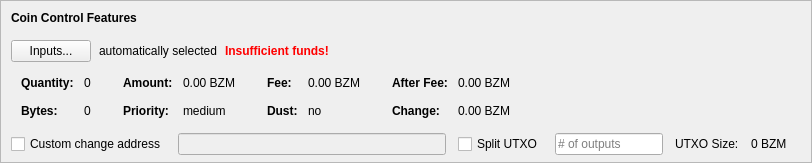
    <widget class="QFrame" name="frameCoinControl">
     <property name="sizePolicy">
      <sizepolicy hsizetype="Expanding" vsizetype="Expanding">
       <horstretch>0</horstretch>
       <verstretch>0</verstretch>
      </sizepolicy>
     </property>
     <property name="maximumSize">
      <size>
       <width>16777215</width>
       <height>16777215</height>
      </size>
     </property>
     <property name="frameShape">
      <enum>QFrame::StyledPanel</enum>
     </property>
     <property name="frameShadow">
      <enum>QFrame::Sunken</enum>
     </property>
     <layout class="QVBoxLayout" name="verticalLayoutCoinControl2">
      <property name="spacing">
       <number>0</number>
      </property>
      <property name="leftMargin">
       <number>0</number>
      </property>
      <property name="topMargin">
       <number>0</number>
      </property>
      <property name="rightMargin">
       <number>0</number>
      </property>
      <property name="bottomMargin">
       <number>6</number>
      </property>
      <item>
       <layout class="QVBoxLayout" name="verticalLayoutCoinControl" stretch="0,0,0,0,1">
        <property name="spacing">
         <number>0</number>
        </property>
        <property name="leftMargin">
         <number>10</number>
        </property>
        <property name="topMargin">
         <number>10</number>
        </property>
        <item>
         <layout class="QHBoxLayout" name="horizontalLayoutCoinControl1">
          <property name="bottomMargin">
           <number>15</number>
          </property>
          <item>
           <widget class="QLabel" name="labelCoinControlFeatures">
            <property name="sizePolicy">
             <sizepolicy hsizetype="Preferred" vsizetype="Maximum">
              <horstretch>0</horstretch>
              <verstretch>0</verstretch>
             </sizepolicy>
            </property>
            <property name="font">
             <font>
              <weight>75</weight>
              <bold>true</bold>
             </font>
            </property>
            <property name="styleSheet">
             <string notr="true">font-weight:bold;</string>
            </property>
            <property name="text">
             <string>Coin Control Features</string>
            </property>
           </widget>
          </item>
         </layout>
        </item>
        <item>
         <layout class="QHBoxLayout" name="horizontalLayoutCoinControl2" stretch="0,0,0,0">
          <property name="spacing">
           <number>8</number>
          </property>
          <property name="bottomMargin">
           <number>10</number>
          </property>
          <item>
           <widget class="QPushButton" name="pushButtonCoinControl">
            <property name="styleSheet">
             <string notr="true"/>
            </property>
            <property name="text">
             <string>Inputs...</string>
            </property>
            <property name="autoDefault">
             <bool>false</bool>
            </property>
           </widget>
          </item>
          <item>
           <widget class="QLabel" name="labelCoinControlAutomaticallySelected">
            <property name="text">
             <string>automatically selected</string>
            </property>
            <property name="margin">
             <number>5</number>
            </property>
           </widget>
          </item>
          <item>
           <widget class="QLabel" name="labelCoinControlInsuffFunds">
            <property name="font">
             <font>
              <weight>75</weight>
              <bold>true</bold>
             </font>
            </property>
            <property name="styleSheet">
             <string notr="true">color:red;font-weight:bold;</string>
            </property>
            <property name="text">
             <string>Insufficient funds!</string>
            </property>
            <property name="margin">
             <number>5</number>
            </property>
           </widget>
          </item>
          <item>
           <spacer name="horizontalSpacerCoinControl">
            <property name="orientation">
             <enum>Qt::Horizontal</enum>
            </property>
            <property name="sizeHint" stdset="0">
             <size>
              <width>40</width>
              <height>1</height>
             </size>
            </property>
           </spacer>
          </item>
         </layout>
        </item>
        <item>
         <widget class="QWidget" name="widgetCoinControl" native="true">
          <property name="sizePolicy">
           <sizepolicy hsizetype="Preferred" vsizetype="Preferred">
            <horstretch>0</horstretch>
            <verstretch>0</verstretch>
           </sizepolicy>
          </property>
          <property name="minimumSize">
           <size>
            <width>0</width>
            <height>0</height>
           </size>
          </property>
          <property name="styleSheet">
           <string notr="true"/>
          </property>
          <layout class="QHBoxLayout" name="horizontalLayoutCoinControl5">
           <property name="leftMargin">
            <number>0</number>
           </property>
           <property name="topMargin">
            <number>0</number>
           </property>
           <property name="rightMargin">
            <number>0</number>
           </property>
           <property name="bottomMargin">
            <number>0</number>
           </property>
           <item>
            <layout class="QHBoxLayout" name="horizontalLayoutCoinControl3" stretch="0,0,0,1">
             <property name="spacing">
              <number>20</number>
             </property>
             <property name="topMargin">
              <number>0</number>
             </property>
             <property name="bottomMargin">
              <number>10</number>
             </property>
             <item>
              <layout class="QFormLayout" name="formLayoutCoinControl1">
               <property name="horizontalSpacing">
                <number>10</number>
               </property>
               <property name="verticalSpacing">
                <number>14</number>
               </property>
               <property name="leftMargin">
                <number>10</number>
               </property>
               <property name="topMargin">
                <number>4</number>
               </property>
               <property name="rightMargin">
                <number>6</number>
               </property>
               <item row="0" column="0">
                <widget class="QLabel" name="labelCoinControlQuantityText">
                 <property name="font">
                  <font>
                   <weight>75</weight>
                   <bold>true</bold>
                  </font>
                 </property>
                 <property name="text">
                  <string>Quantity:</string>
                 </property>
                 <property name="margin">
                  <number>0</number>
                 </property>
                </widget>
               </item>
               <item row="0" column="1">
                <widget class="QLabel" name="labelCoinControlQuantity">
                 <property name="cursor">
                  <cursorShape>IBeamCursor</cursorShape>
                 </property>
                 <property name="contextMenuPolicy">
                  <enum>Qt::ActionsContextMenu</enum>
                 </property>
                 <property name="text">
                  <string notr="true">0</string>
                 </property>
                 <property name="margin">
                  <number>0</number>
                 </property>
                 <property name="textInteractionFlags">
                  <set>Qt::LinksAccessibleByMouse|Qt::TextSelectableByKeyboard|Qt::TextSelectableByMouse</set>
                 </property>
                </widget>
               </item>
               <item row="1" column="0">
                <widget class="QLabel" name="labelCoinControlBytesText">
                 <property name="font">
                  <font>
                   <weight>75</weight>
                   <bold>true</bold>
                  </font>
                 </property>
                 <property name="text">
                  <string>Bytes:</string>
                 </property>
                </widget>
               </item>
               <item row="1" column="1">
                <widget class="QLabel" name="labelCoinControlBytes">
                 <property name="cursor">
                  <cursorShape>IBeamCursor</cursorShape>
                 </property>
                 <property name="contextMenuPolicy">
                  <enum>Qt::ActionsContextMenu</enum>
                 </property>
                 <property name="text">
                  <string notr="true">0</string>
                 </property>
                 <property name="textInteractionFlags">
                  <set>Qt::LinksAccessibleByMouse|Qt::TextSelectableByKeyboard|Qt::TextSelectableByMouse</set>
                 </property>
                </widget>
               </item>
              </layout>
             </item>
             <item>
              <layout class="QFormLayout" name="formLayoutCoinControl2">
               <property name="horizontalSpacing">
                <number>10</number>
               </property>
               <property name="verticalSpacing">
                <number>14</number>
               </property>
               <property name="leftMargin">
                <number>6</number>
               </property>
               <property name="topMargin">
                <number>4</number>
               </property>
               <property name="rightMargin">
                <number>6</number>
               </property>
               <item row="0" column="0">
                <widget class="QLabel" name="labelCoinControlAmountText">
                 <property name="font">
                  <font>
                   <weight>75</weight>
                   <bold>true</bold>
                  </font>
                 </property>
                 <property name="text">
                  <string>Amount:</string>
                 </property>
                 <property name="margin">
                  <number>0</number>
                 </property>
                </widget>
               </item>
               <item row="0" column="1">
                <widget class="QLabel" name="labelCoinControlAmount">
                 <property name="cursor">
                  <cursorShape>IBeamCursor</cursorShape>
                 </property>
                 <property name="contextMenuPolicy">
                  <enum>Qt::ActionsContextMenu</enum>
                 </property>
                 <property name="text">
                  <string notr="true">0.00 BZM</string>
                 </property>
                 <property name="textInteractionFlags">
                  <set>Qt::LinksAccessibleByMouse|Qt::TextSelectableByKeyboard|Qt::TextSelectableByMouse</set>
                 </property>
                </widget>
               </item>
               <item row="1" column="0">
                <widget class="QLabel" name="labelCoinControlPriorityText">
                 <property name="font">
                  <font>
                   <weight>75</weight>
                   <bold>true</bold>
                  </font>
                 </property>
                 <property name="text">
                  <string>Priority:</string>
                 </property>
                </widget>
               </item>
               <item row="1" column="1">
                <widget class="QLabel" name="labelCoinControlPriority">
                 <property name="cursor">
                  <cursorShape>IBeamCursor</cursorShape>
                 </property>
                 <property name="contextMenuPolicy">
                  <enum>Qt::ActionsContextMenu</enum>
                 </property>
                 <property name="text">
                  <string>medium</string>
                 </property>
                 <property name="textInteractionFlags">
                  <set>Qt::LinksAccessibleByMouse|Qt::TextSelectableByKeyboard|Qt::TextSelectableByMouse</set>
                 </property>
                </widget>
               </item>
              </layout>
             </item>
             <item>
              <layout class="QFormLayout" name="formLayoutCoinControl3">
               <property name="horizontalSpacing">
                <number>10</number>
               </property>
               <property name="verticalSpacing">
                <number>14</number>
               </property>
               <property name="leftMargin">
                <number>6</number>
               </property>
               <property name="topMargin">
                <number>4</number>
               </property>
               <property name="rightMargin">
                <number>6</number>
               </property>
               <item row="0" column="0">
                <widget class="QLabel" name="labelCoinControlFeeText">
                 <property name="font">
                  <font>
                   <weight>75</weight>
                   <bold>true</bold>
                  </font>
                 </property>
                 <property name="text">
                  <string>Fee:</string>
                 </property>
                 <property name="margin">
                  <number>0</number>
                 </property>
                </widget>
               </item>
               <item row="0" column="1">
                <widget class="QLabel" name="labelCoinControlFee">
                 <property name="cursor">
                  <cursorShape>IBeamCursor</cursorShape>
                 </property>
                 <property name="contextMenuPolicy">
                  <enum>Qt::ActionsContextMenu</enum>
                 </property>
                 <property name="text">
                  <string notr="true">0.00 BZM</string>
                 </property>
                 <property name="textInteractionFlags">
                  <set>Qt::LinksAccessibleByMouse|Qt::TextSelectableByKeyboard|Qt::TextSelectableByMouse</set>
                 </property>
                </widget>
               </item>
               <item row="1" column="0">
                <widget class="QLabel" name="labelCoinControlLowOutputText">
                 <property name="font">
                  <font>
                   <weight>75</weight>
                   <bold>true</bold>
                  </font>
                 </property>
                 <property name="text">
                  <string>Dust:</string>
                 </property>
                </widget>
               </item>
               <item row="1" column="1">
                <widget class="QLabel" name="labelCoinControlLowOutput">
                 <property name="cursor">
                  <cursorShape>IBeamCursor</cursorShape>
                 </property>
                 <property name="contextMenuPolicy">
                  <enum>Qt::ActionsContextMenu</enum>
                 </property>
                 <property name="text">
                  <string>no</string>
                 </property>
                 <property name="textInteractionFlags">
                  <set>Qt::LinksAccessibleByMouse|Qt::TextSelectableByKeyboard|Qt::TextSelectableByMouse</set>
                 </property>
                </widget>
               </item>
              </layout>
             </item>
             <item>
              <layout class="QFormLayout" name="formLayoutCoinControl4">
               <property name="horizontalSpacing">
                <number>10</number>
               </property>
               <property name="verticalSpacing">
                <number>14</number>
               </property>
               <property name="leftMargin">
                <number>6</number>
               </property>
               <property name="topMargin">
                <number>4</number>
               </property>
               <property name="rightMargin">
                <number>6</number>
               </property>
               <item row="0" column="0">
                <widget class="QLabel" name="labelCoinControlAfterFeeText">
                 <property name="font">
                  <font>
                   <weight>75</weight>
                   <bold>true</bold>
                  </font>
                 </property>
                 <property name="text">
                  <string>After Fee:</string>
                 </property>
                 <property name="margin">
                  <number>0</number>
                 </property>
                </widget>
               </item>
               <item row="0" column="1">
                <widget class="QLabel" name="labelCoinControlAfterFee">
                 <property name="cursor">
                  <cursorShape>IBeamCursor</cursorShape>
                 </property>
                 <property name="contextMenuPolicy">
                  <enum>Qt::ActionsContextMenu</enum>
                 </property>
                 <property name="text">
                  <string notr="true">0.00 BZM</string>
                 </property>
                 <property name="textInteractionFlags">
                  <set>Qt::LinksAccessibleByMouse|Qt::TextSelectableByKeyboard|Qt::TextSelectableByMouse</set>
                 </property>
                </widget>
               </item>
               <item row="1" column="0">
                <widget class="QLabel" name="labelCoinControlChangeText">
                 <property name="font">
                  <font>
                   <weight>75</weight>
                   <bold>true</bold>
                  </font>
                 </property>
                 <property name="text">
                  <string>Change:</string>
                 </property>
                </widget>
               </item>
               <item row="1" column="1">
                <widget class="QLabel" name="labelCoinControlChange">
                 <property name="cursor">
                  <cursorShape>IBeamCursor</cursorShape>
                 </property>
                 <property name="contextMenuPolicy">
                  <enum>Qt::ActionsContextMenu</enum>
                 </property>
                 <property name="text">
                  <string notr="true">0.00 BZM</string>
                 </property>
                 <property name="textInteractionFlags">
                  <set>Qt::LinksAccessibleByMouse|Qt::TextSelectableByKeyboard|Qt::TextSelectableByMouse</set>
                 </property>
                </widget>
               </item>
              </layout>
             </item>
            </layout>
           </item>
          </layout>
         </widget>
        </item>
        <item>
         <layout class="QHBoxLayout" name="horizontalLayoutCoinControl4" stretch="0,0,0,0,0,0,0">
          <property name="spacing">
           <number>12</number>
          </property>
          <property name="sizeConstraint">
           <enum>QLayout::SetDefaultConstraint</enum>
          </property>
          <property name="topMargin">
           <number>5</number>
          </property>
          <property name="rightMargin">
           <number>5</number>
          </property>
          <item>
           <widget class="QCheckBox" name="checkBoxCoinControlChange">
            <property name="toolTip">
             <string>If this is activated, but the change address is empty or invalid, change will be sent to a newly generated address.</string>
            </property>
            <property name="text">
             <string>Custom change address</string>
            </property>
           </widget>
          </item>
          <item>
           <widget class="QValidatedLineEdit" name="lineEditCoinControlChange">
            <property name="enabled">
             <bool>false</bool>
            </property>
            <property name="sizePolicy">
             <sizepolicy hsizetype="Expanding" vsizetype="Fixed">
              <horstretch>0</horstretch>
              <verstretch>0</verstretch>
             </sizepolicy>
            </property>
           </widget>
          </item>
          <item>
           <widget class="QCheckBox" name="splitBlockCheckBox">
            <property name="text">
             <string>Split UTXO</string>
            </property>
           </widget>
          </item>
          <item>
           <widget class="QLineEdit" name="splitBlockLineEdit">
            <property name="sizePolicy">
             <sizepolicy hsizetype="Fixed" vsizetype="Fixed">
              <horstretch>50</horstretch>
              <verstretch>0</verstretch>
             </sizepolicy>
            </property>
            <property name="placeholderText">
             <string># of outputs</string>
            </property>
           </widget>
          </item>
          <item>
           <widget class="QLabel" name="labelBlockSizeText">
            <property name="text">
             <string>UTXO Size:</string>
            </property>
           </widget>
          </item>
          <item>
           <widget class="QLabel" name="labelBlockSize">
            <property name="text">
             <string>0 BZM</string>
            </property>
           </widget>
          </item>
          <item>
           <widget class="QLabel" name="labelCoinControlChangeLabel">
            <property name="sizePolicy">
             <sizepolicy hsizetype="Preferred" vsizetype="Expanding">
              <horstretch>0</horstretch>
              <verstretch>0</verstretch>
             </sizepolicy>
            </property>
            <property name="minimumSize">
             <size>
              <width>0</width>
              <height>0</height>
             </size>
            </property>
            <property name="text">
             <string/>
            </property>
            <property name="margin">
             <number>3</number>
            </property>
           </widget>
          </item>
         </layout>
        </item>
        <item>
         <spacer name="verticalSpacerCoinControl">
          <property name="orientation">
           <enum>Qt::Vertical</enum>
          </property>
          <property name="sizeHint" stdset="0">
           <size>
            <width>800</width>
            <height>1</height>
           </size>
          </property>
         </spacer>
        </item>
       </layout>
      </item>
     </layout>
    </widget>
